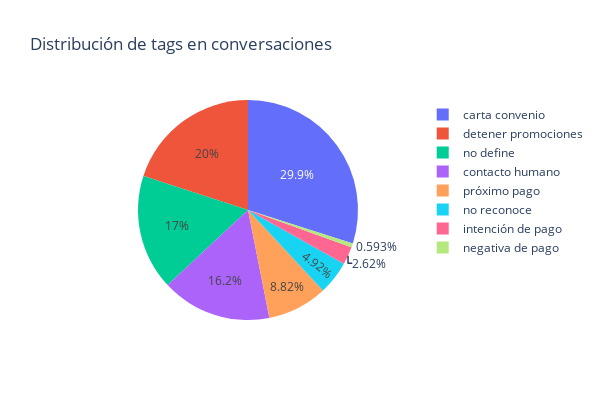

Write notebook code for a chart like this one.
### Code cell
tag_counts = conversations.tag.value_counts()
fig = px.pie(values=tag_counts.values, names = tag_counts.index, title = 'Distribución de tags en conversaciones', width=600, height=400)
fig.show()

### Figure 1 — Plotly figure (JSON) as saved in the notebook; plotly's stock layout.template omitted (floating-point values rounded to 4 significant figures)
{"data": [{"domain": {"x": [0, 1], "y": [0, 1]}, "hovertemplate": "label=%{label}<br>value=%{value}<extra></extra>", "labels": ["carta convenio", "detener promociones", "no define", "contacto humano", "próximo pago", "no reconoce", "intención de pago", "negativa de pago"], "legendgroup": "", "name": "", "showlegend": true, "type": "pie", "values": [7020, 4688, 3983, 3790, 2069, 1155, 615, 139]}], "layout": {"height": 400, "legend": {"tracegroupgap": 0}, "title": {"text": "Distribución de tags en conversaciones"}, "width": 600}}
